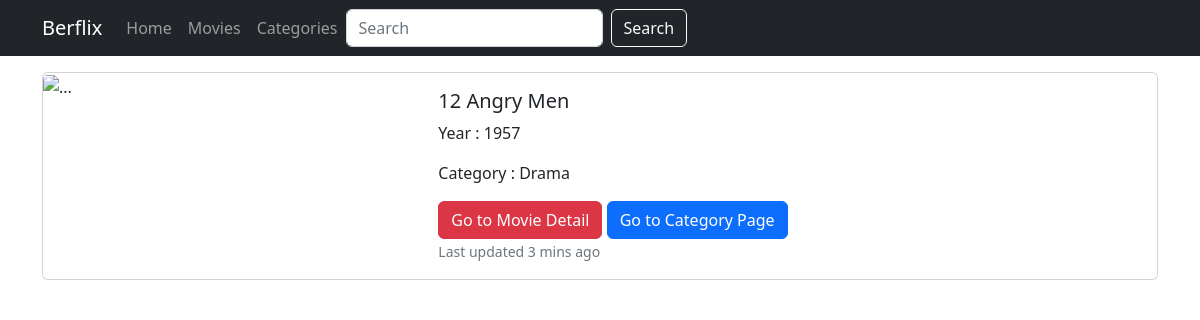
/movies/6, run on the app's committed database.
### movies/models.py (models this page shows)
class Movie(models.Model):
    movie_name = models.CharField(max_length=200)
    movie_year = models.CharField(max_length=4)
    movie_image = models.TextField(max_length=500)
    movie_link = models.TextField(max_length=500)
    movie_mainpage = models.BooleanField(default=False)
    movie_category = models.CharField(max_length=100, default="This category of this movie will be defined soon!")

### movies/views.py (the view)
# urls.py: path("movies/<int:id>", views.movie_details, name="details"),
def movie_details(request, id):
    data = {
        "movie": Movie.objects.get(id=id)
    }
    return render(request, "details.html", data)

### movies/templates/details.html (shortened to what this page needs)
{% load static %}
<!DOCTYPE html>
<html lang="en">
<head>
    <link href="https://cdn.jsdelivr.net/npm/bootstrap@5.2.3/dist/css/bootstrap.min.css"
      rel="stylesheet"
>
</head>
<body>
    {% include 'partials/_navbar.html' %}
    <div class="container mt-3">
        <div class="row">
            <div class="col-12">
                <div class="card mb-3">
                  <div class="row no-gutters">
                    <div class="col-md-4">
                      <img src="{{movie.movie_image}}" class="card-img" alt="...">
                    </div>
                    <div class="col-md-8">
                      <div class="card-body">
                        <h5 class="card-title">{{movie.movie_name}}</h5>
                        <p class="card-text">Year : {{movie.movie_year}}</p>
                        <p class="card-text">Category : {{movie.movie_category}}</p>
                        <a href="{{movie.movie_link}}" class="btn btn-danger">Go to Movie Detail</a>
                        <a href="{% url 'category_details' movie.movie_category %}" class="btn btn-primary">Go to Category Page</a>
                        <p class="card-text"><small class="text-muted">Last updated 3 mins ago</small></p>
                      </div>
                    </div>
                  </div>
                </div>
            </div>
        </div>
    </div>
</body>
</html>

### data on the page
Movie: movie_name "12 Angry Men", movie_year "1957", movie_category "Drama"
